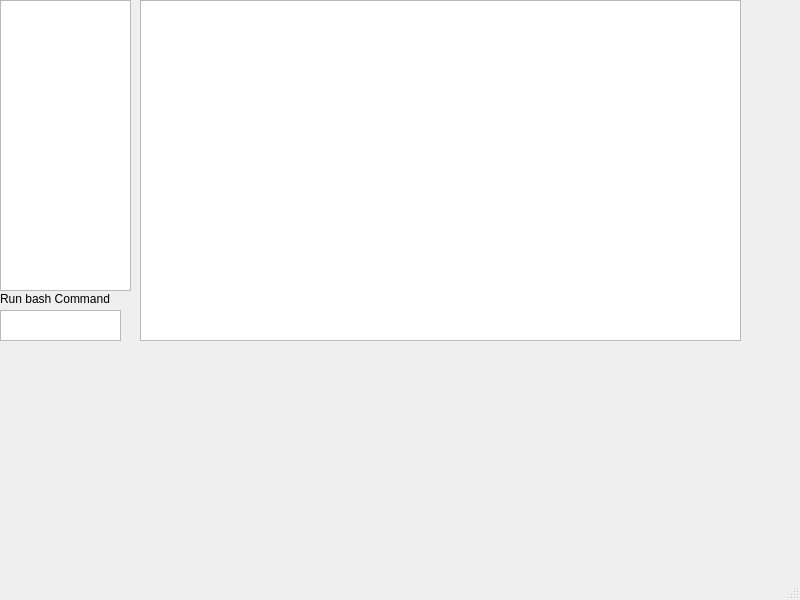
<?xml version="1.0" encoding="UTF-8"?>
<ui version="4.0">
 <class>MainWindow</class>
 <widget class="QMainWindow" name="MainWindow">
  <property name="geometry">
   <rect>
    <x>0</x>
    <y>0</y>
    <width>800</width>
    <height>600</height>
   </rect>
  </property>
  <property name="windowTitle">
   <string>MainWindow</string>
  </property>
  <widget class="QWidget" name="centralwidget">
   <widget class="QTextEdit" name="textEdit">
    <property name="geometry">
     <rect>
      <x>0</x>
      <y>310</y>
      <width>121</width>
      <height>31</height>
     </rect>
    </property>
   </widget>
   <widget class="QLabel" name="label">
    <property name="geometry">
     <rect>
      <x>0</x>
      <y>290</y>
      <width>131</width>
      <height>17</height>
     </rect>
    </property>
    <property name="text">
     <string>Run bash Command</string>
    </property>
   </widget>
   <widget class="QPlainTextEdit" name="plainTextEdit">
    <property name="geometry">
     <rect>
      <x>140</x>
      <y>0</y>
      <width>601</width>
      <height>341</height>
     </rect>
    </property>
   </widget>
   <widget class="QTreeView" name="treeView">
    <property name="geometry">
     <rect>
      <x>0</x>
      <y>0</y>
      <width>131</width>
      <height>291</height>
     </rect>
    </property>
   </widget>
  </widget>
  <widget class="QMenuBar" name="menubar">
   <property name="geometry">
    <rect>
     <x>0</x>
     <y>0</y>
     <width>800</width>
     <height>22</height>
    </rect>
   </property>
  </widget>
  <widget class="QStatusBar" name="statusbar"/>
 </widget>
 <resources/>
 <connections/>
</ui>
